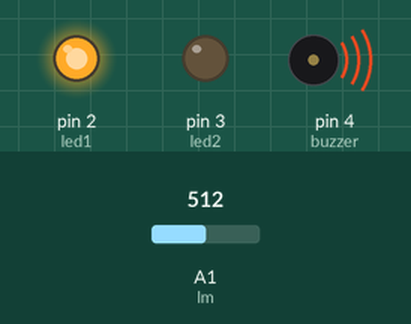
A sketch run on a simulated Arduino Uno, built with avr-gcc and run on an emulated ATmega328P. On the bench: output pins drawn as LEDs (lit = HIGH), buzzer (waves = sounding, pin HIGH). The test bench sets the inputs (shaded band); at power-on: A1 (lm) = 512.

Above: at 1.2 s.
1.3 s: A1 (lm) set to 175
2.8 s: A1 (lm) set to 156
At 4.0 s:
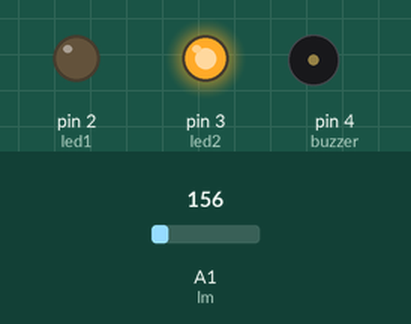
4.3 s: A1 (lm) set to 306
At 5.3 s:
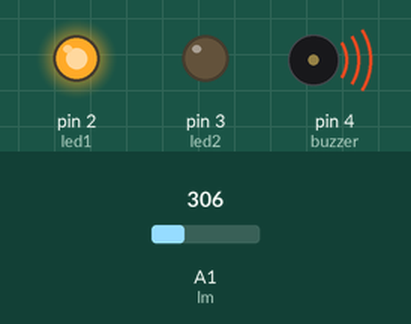
5.8 s: A1 (lm) set to 122
At 6.4 s:
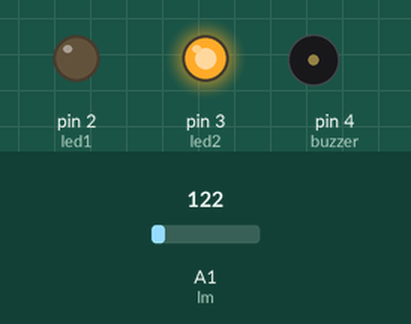
Timing chart, 0 to 8.3 s (numbered marks = the images above; inputs shaded):
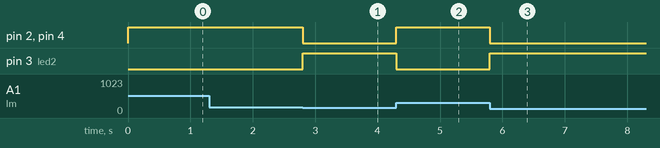

The sketch:

LM_Sensor.ino
```cpp
int led1 = 2 ;
int led2 = 3 ;
int lm = A1 ;
int buzzer = 4 ;
float vout , temp ;

void setup() {
  // put your setup code here, to run once:
  pinMode(led1, OUTPUT);
  pinMode(led2, OUTPUT);
  pinMode(buzzer, OUTPUT);
}

void loop() {
  // put your main code here, to run repeatedly:
  vout = analogRead(lm);
  temp = (vout*500/1023);

if (temp > 80 ){
  digitalWrite(buzzer, HIGH);
  digitalWrite(led1, HIGH);
  digitalWrite(led2, LOW);
}

else{
  digitalWrite(buzzer, LOW);
  digitalWrite(led1, LOW);
  digitalWrite(led2, HIGH);

}

}
```

Measured:
- the behaviour switches between 164 and 163 on A1 (lm) (found by bisection; images 0 and 1)
- after the input at 1.3 s, every drawn part: stays the same
- after the input at 2.8 s, pin 2 (led1), pin 4 (buzzer): HIGH → LOW at once; pin 3 (led2): LOW → HIGH at once
- after the input at 4.3 s, pin 2 (led1), pin 4 (buzzer): LOW → HIGH at once; pin 3 (led2): HIGH → LOW at once
- after the input at 5.8 s, pin 2 (led1), pin 4 (buzzer): HIGH → LOW at once; pin 3 (led2): LOW → HIGH at once
